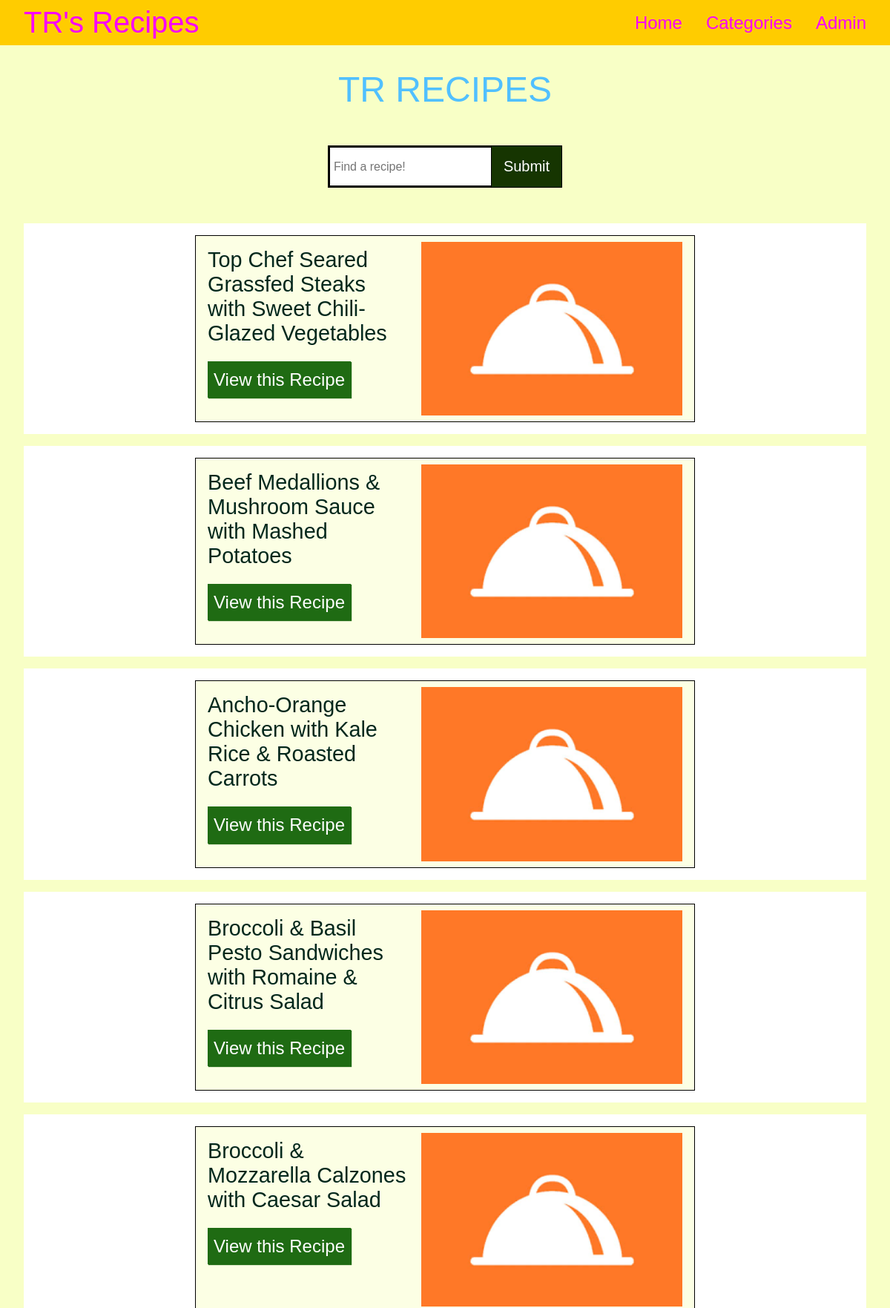
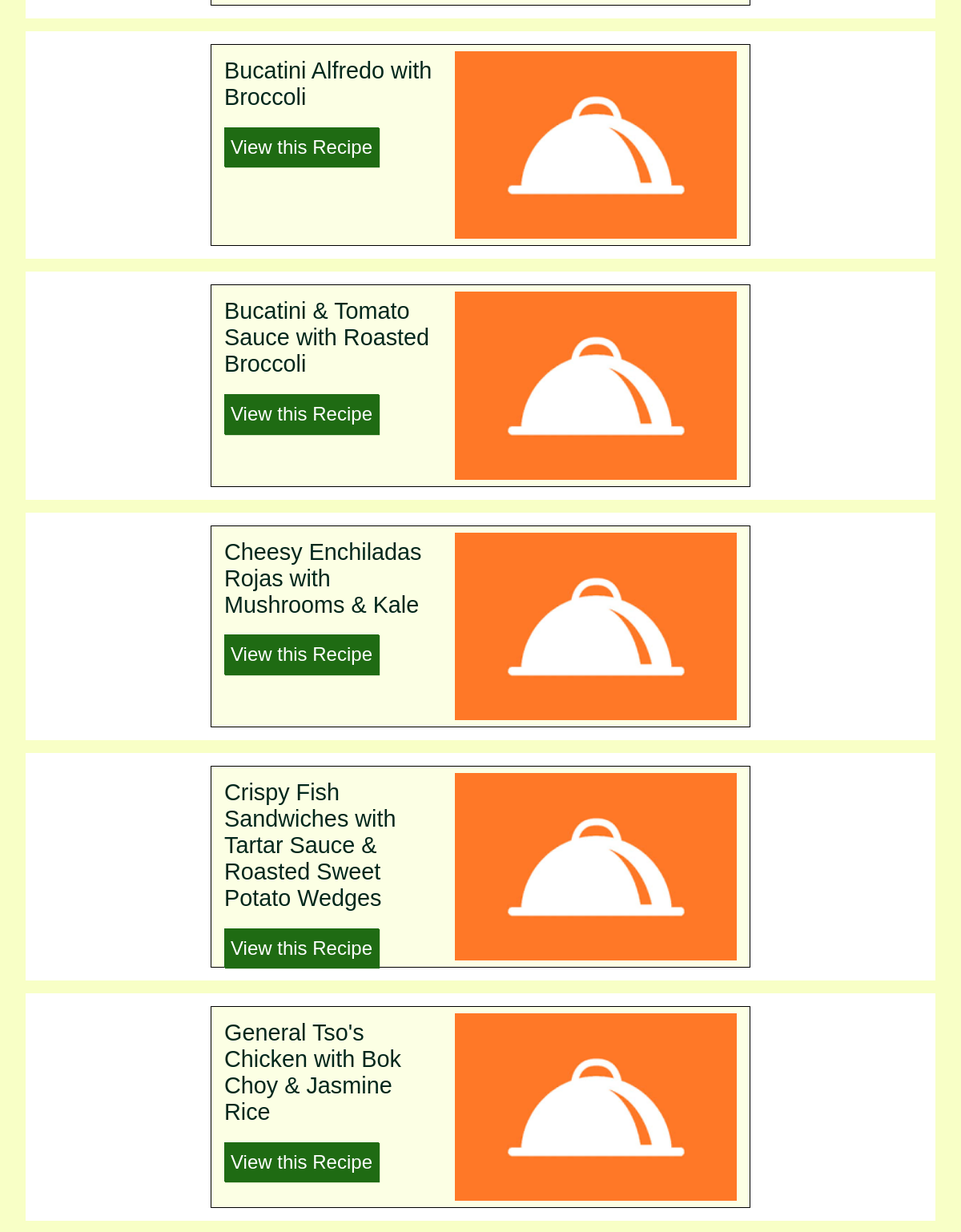
The page /final/index.php (upper part) on the database its author committed (2 pictures, top to bottom).
### tables this page shows
CREATE TABLE `recipes` (
  `id` int(11) NOT NULL,
  `file_id` int(11) NOT NULL,
  `recipe_name` varchar(250) NOT NULL,
  `category` varchar(250) NOT NULL,
  `intro` longtext NOT NULL,
  `ingredients` longtext NOT NULL,
  `description` longtext NOT NULL,
  `filename` varchar(250) NOT NULL
);

### final/config.php (called while the page is built)
<?php
$app = [
    'name' => 'TR Recipe',
    'url' => 'http://localhost',
    'env' => 'local',
    'asset_url' => '/dist/images/',
    'db_hostname' => 'localhost',
    'db_username' => 'root',
    'db_password' => '',
    'db_database_name' => 'tr_recipes',
];

### final/includes/recipe_functions.php (called while the page is built, shortened)
<?php
    function get_recipes()
    {
        global $db_connection;
        $query = 'SELECT * ';
        $query .= 'FROM recipes';
        $result = mysqli_query($db_connection, $query);
        if ($result && $result->num_rows > 0) {
            $recipes = $result;
        } else {
            $recipes = null;
        }
        return $recipes;
    }

### final/components/list-recipes.php (the view)
<table>
  <tbody>
    <?php
    while ($row = mysqli_fetch_assoc($recipes)) {
      echo '
              <div class="searchresults">
                <div class="searchresults_row">
                    <div class="recipeitem">
                        <div class="recipeitem_leftcolumn">
                          <h1 class="recipeitem_header body">' . $row['recipe_name'] . '</h1>
                          <a href="/final/view.php?id=' . $row['id'] . '" class="btn">
                          View this Recipe
                          </a>
                        </div>
                        <img class="recipeitem_img" src="/final/dist/images/placeholder.jpg">
                    </div>
                </div>
              </div>
              ';
    }
    ?>
  </tbody>
</table>

### final/global/header.php (shortened to what this page needs)
<?php
require_once __DIR__ . '/../config.php';
require_once __DIR__ . '/../includes/database.php';
require_once __DIR__ . '/../includes/recipe_functions.php';
?>
<!DOCTYPE html>
<html lang="en">
<head>
     <link href="<?php echo $app['url'];?>/final/dist/css/desktop.css" rel="stylesheet" type="text/css" media="all">
     <link href="<?php echo $app['url'];?>/final/dist/css/mobiletablet.css" rel="stylesheet" type="text/css" media="all">
</head>
<body style="background-color: #F8FFC6;">
     <header>
          <h1>TR's Recipes</h1>
          <div class="mainmenu">
               <a href="<?php echo $app['url'];?>/final/index.php" class="mainmenu_item">Home</a>
               <a href="<?php echo $app['url'];?>/final/categories/index.php" class="mainmenu_item">Categories</a>
               <a href="<?php echo $app['url'];?>/final/admin/index.php" class="mainmenu_item">Admin</a>
          </div>
     </header>
<body>

### final/index.php (shortened to what this page needs)
<?php
     include 'global/header.php';
     if (isset($_GET['keyword'])) {
     $keyword = $_GET['keyword'];
     $recipes = search_recipe_with_keyword($keyword);
     } else {
     $recipes = get_recipes();
     }
?>
<body>
          <div class="hero">
               <h2 class="hero_text">TR RECIPES</h2>
               <form class="search-form" action="" method="GET">
                    <input class="searchTerm" type="text" name="keyword" placeholder="Find a recipe!"
                         value="<?php echo @$_GET['keyword']; ?>">
                    <input class="searchButton" type="submit" value="Submit">
               </form>
          </div>
          <?php
          if ($recipes) {
               include 'components/list-recipes.php';
          } else {
               echo '<p>No recipes found in database</p>';
          }
          ?>
     </body>
</body>
</html>

### rows shown on the page
recipes: recipe_name "Top Chef Seared Grassfed Steaks with Sweet Chili-Glazed Vegetables"
recipes: recipe_name "Beef Medallions & Mushroom Sauce with Mashed Potatoes"
recipes: recipe_name "Ancho-Orange Chicken with Kale Rice & Roasted Carrots"
recipes: recipe_name "Broccoli & Basil Pesto Sandwiches with Romaine & Citrus Salad"
recipes: recipe_name "Broccoli & Mozzarella Calzones with Caesar Salad"
recipes: recipe_name "Bucatini Alfredo with Broccoli"
recipes: recipe_name "Bucatini & Tomato Sauce with Roasted Broccoli"
recipes: recipe_name "Cheesy Enchiladas Rojas with Mushrooms & Kale"
recipes: recipe_name "Crispy Fish Sandwiches with Tartar Sauce & Roasted Sweet Potato Wedges"
recipes: recipe_name "General Tso's Chicken with Bok Choy & Jasmine Rice"
